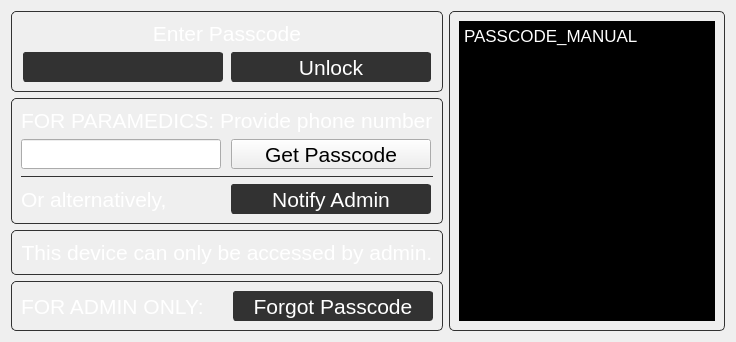
      <widget class="QWidget" name="passcodePage">
       <layout class="QGridLayout" name="gridLayout_16" columnstretch="0,0">
        <item row="1" column="0" rowspan="3">
         <layout class="QVBoxLayout" name="verticalLayout_2">
          <item>
           <widget class="QFrame" name="paramedic_frame">
            <property name="styleSheet">
             <string notr="true">QWidget#paramedic_frame{border-radius: 5px;border-color:rgb(50,50,50);border-width: 1px;border-style: solid;}</string>
            </property>
            <property name="frameShape">
             <enum>QFrame::StyledPanel</enum>
            </property>
            <property name="frameShadow">
             <enum>QFrame::Raised</enum>
            </property>
            <layout class="QGridLayout" name="gridLayout_18">
             <item row="3" column="1">
              <widget class="QPushButton" name="notify_admin_button">
               <property name="minimumSize">
                <size>
                 <width>200</width>
                 <height>30</height>
                </size>
               </property>
               <property name="maximumSize">
                <size>
                 <width>200</width>
                 <height>30</height>
                </size>
               </property>
               <property name="font">
                <font>
                 <pointsize>16</pointsize>
                </font>
               </property>
               <property name="styleSheet">
                <string notr="true">color: white; background-color: rgb(50,50,50); border-radius:3px;border-color: rgb(50,50,50);border-width: 1px;border-style: solid;
</string>
               </property>
               <property name="text">
                <string>Notify Admin</string>
               </property>
              </widget>
             </item>
             <item row="1" column="0">
              <widget class="QLineEdit" name="paramedic_phone_number_lineedit">
               <property name="minimumSize">
                <size>
                 <width>200</width>
                 <height>30</height>
                </size>
               </property>
               <property name="maximumSize">
                <size>
                 <width>200</width>
                 <height>30</height>
                </size>
               </property>
               <property name="font">
                <font>
                 <pointsize>16</pointsize>
                </font>
               </property>
               <property name="styleSheet">
                <string notr="true">color: white; background-color: rgb(50,50,50); border-radius:3px;border-color: rgb(50,50,50);border-width: 1px;border-style: solid; </string>
               </property>
              </widget>
             </item>
             <item row="0" column="0" colspan="2">
              <widget class="QLabel" name="paramedicsLabel">
               <property name="font">
                <font>
                 <pointsize>16</pointsize>
                </font>
               </property>
               <property name="styleSheet">
                <string notr="true">color:white</string>
               </property>
               <property name="text">
                <string>FOR PARAMEDICS: Provide phone number</string>
               </property>
              </widget>
             </item>
             <item row="1" column="1">
              <widget class="QPushButton" name="get_passcode_button">
               <property name="minimumSize">
                <size>
                 <width>200</width>
                 <height>30</height>
                </size>
               </property>
               <property name="maximumSize">
                <size>
                 <width>200</width>
                 <height>30</height>
                </size>
               </property>
               <property name="font">
                <font>
                 <pointsize>16</pointsize>
                </font>
               </property>
               <property name="styleSheet">
                <string notr="true">color: white; background-color: rgb(50,50,50); border-radius:3px;border-color: rgb(50,50,50);border-width: 1px;border-style: solid; </string>
               </property>
               <property name="text">
                <string>Get Passcode</string>
               </property>
              </widget>
             </item>
             <item row="2" column="0" colspan="2">
              <widget class="Line" name="line_4">
               <property name="styleSheet">
                <string notr="true">color:rgb(50,50,50)</string>
               </property>
               <property name="frameShadow">
                <enum>QFrame::Plain</enum>
               </property>
               <property name="orientation">
                <enum>Qt::Horizontal</enum>
               </property>
              </widget>
             </item>
             <item row="3" column="0">
              <widget class="QLabel" name="label_14">
               <property name="font">
                <font>
                 <pointsize>16</pointsize>
                </font>
               </property>
               <property name="styleSheet">
                <string notr="true">color:white</string>
               </property>
               <property name="text">
                <string>Or alternatively,</string>
               </property>
              </widget>
             </item>
            </layout>
           </widget>
          </item>
          <item>
           <widget class="QFrame" name="admin_only_frame">
            <property name="styleSheet">
             <string notr="true">.QFrame{border-radius: 5px;border-color:rgb(50,50,50);border-width: 1px;border-style: solid;}</string>
            </property>
            <property name="frameShape">
             <enum>QFrame::StyledPanel</enum>
            </property>
            <property name="frameShadow">
             <enum>QFrame::Raised</enum>
            </property>
            <layout class="QGridLayout" name="gridLayout_22">
             <item row="0" column="0">
              <widget class="QLabel" name="label_26">
               <property name="font">
                <font>
                 <pointsize>16</pointsize>
                </font>
               </property>
               <property name="styleSheet">
                <string notr="true">color:white</string>
               </property>
               <property name="text">
                <string>This device can only be accessed by admin.</string>
               </property>
               <property name="alignment">
                <set>Qt::AlignCenter</set>
               </property>
              </widget>
             </item>
            </layout>
           </widget>
          </item>
          <item>
           <widget class="QFrame" name="frame_6">
            <property name="styleSheet">
             <string notr="true">.QFrame{border-radius: 5px;border-color:rgb(50,50,50);border-width: 1px;border-style: solid;}</string>
            </property>
            <property name="frameShape">
             <enum>QFrame::StyledPanel</enum>
            </property>
            <property name="frameShadow">
             <enum>QFrame::Raised</enum>
            </property>
            <layout class="QHBoxLayout" name="horizontalLayout_9">
             <item>
              <widget class="QLabel" name="label_10">
               <property name="font">
                <font>
                 <pointsize>16</pointsize>
                </font>
               </property>
               <property name="styleSheet">
                <string notr="true">color:white</string>
               </property>
               <property name="text">
                <string>FOR ADMIN ONLY:</string>
               </property>
               <property name="buddy">
                <cstring>forgotPasswordPushButton</cstring>
               </property>
              </widget>
             </item>
             <item>
              <widget class="QPushButton" name="forgotPasswordPushButton">
               <property name="minimumSize">
                <size>
                 <width>200</width>
                 <height>30</height>
                </size>
               </property>
               <property name="maximumSize">
                <size>
                 <width>200</width>
                 <height>30</height>
                </size>
               </property>
               <property name="font">
                <font>
                 <pointsize>16</pointsize>
                </font>
               </property>
               <property name="styleSheet">
                <string notr="true">color: white; background-color: rgb(50,50,50); border-radius:3px;border-color: rgb(50,50,50);border-width: 1px;border-style: solid;
</string>
               </property>
               <property name="text">
                <string>Forgot Passcode</string>
               </property>
              </widget>
             </item>
            </layout>
           </widget>
          </item>
         </layout>
        </item>
        <item row="0" column="0">
         <widget class="QFrame" name="frame_3">
          <property name="autoFillBackground">
           <bool>false</bool>
          </property>
          <property name="styleSheet">
           <string notr="true">.QFrame{border-radius: 5px;border-color:rgb(50,50,50);border-width: 1px;border-style: solid;}</string>
          </property>
          <property name="frameShape">
           <enum>QFrame::StyledPanel</enum>
          </property>
          <property name="frameShadow">
           <enum>QFrame::Raised</enum>
          </property>
          <layout class="QGridLayout" name="gridLayout_19">
           <item row="2" column="1">
            <widget class="QPushButton" name="passcodeEnterPushButton">
             <property name="sizePolicy">
              <sizepolicy hsizetype="Preferred" vsizetype="Preferred">
               <horstretch>0</horstretch>
               <verstretch>0</verstretch>
              </sizepolicy>
             </property>
             <property name="minimumSize">
              <size>
               <width>200</width>
               <height>30</height>
              </size>
             </property>
             <property name="maximumSize">
              <size>
               <width>200</width>
               <height>30</height>
              </size>
             </property>
             <property name="font">
              <font>
               <pointsize>16</pointsize>
               <bold>false</bold>
              </font>
             </property>
             <property name="styleSheet">
              <string notr="true">color: white; background-color: rgb(50,50,50); border-radius:3px;border-color: rgb(50,50,50);border-width: 1px;border-style: solid;
</string>
             </property>
             <property name="text">
              <string>Unlock</string>
             </property>
            </widget>
           </item>
           <item row="2" column="0">
            <widget class="QLineEdit" name="passcodeEnterLineEdit">
             <property name="sizePolicy">
              <sizepolicy hsizetype="Preferred" vsizetype="Preferred">
               <horstretch>0</horstretch>
               <verstretch>0</verstretch>
              </sizepolicy>
             </property>
             <property name="minimumSize">
              <size>
               <width>200</width>
               <height>30</height>
              </size>
             </property>
             <property name="maximumSize">
              <size>
               <width>200</width>
               <height>30</height>
              </size>
             </property>
             <property name="font">
              <font>
               <pointsize>16</pointsize>
              </font>
             </property>
             <property name="styleSheet">
              <string notr="true">color: white; background-color: rgb(50,50,50); border-radius:3px;border-color: rgb(50,50,50);border-width: 1px;border-style: solid;
</string>
             </property>
             <property name="text">
              <string/>
             </property>
             <property name="echoMode">
              <enum>QLineEdit::Password</enum>
             </property>
             <property name="alignment">
              <set>Qt::AlignCenter</set>
             </property>
            </widget>
           </item>
           <item row="0" column="0" colspan="2">
            <widget class="QLabel" name="passcodeEnterLabel">
             <property name="font">
              <font>
               <pointsize>16</pointsize>
              </font>
             </property>
             <property name="styleSheet">
              <string notr="true">color:white</string>
             </property>
             <property name="text">
              <string>Enter Passcode</string>
             </property>
             <property name="alignment">
              <set>Qt::AlignCenter</set>
             </property>
            </widget>
           </item>
          </layout>
         </widget>
        </item>
        <item row="0" column="1" rowspan="4">
         <widget class="QFrame" name="frame_7">
          <property name="styleSheet">
           <string notr="true">.QFrame{border-radius: 5px;border-color:rgb(50,50,50);border-width: 1px;border-style: solid;}</string>
          </property>
          <property name="frameShape">
           <enum>QFrame::StyledPanel</enum>
          </property>
          <property name="frameShadow">
           <enum>QFrame::Raised</enum>
          </property>
          <layout class="QGridLayout" name="gridLayout_17">
           <item row="0" column="0">
            <widget class="QTextEdit" name="passcodeManual">
             <property name="styleSheet">
              <string notr="true">QScrollBar {
        background: rgb(50,50,50);
        border-radius: 3px;
        border-color:rgb(50,50,50);
        width:10
    }
QScrollBar::handle:vertical
    {
        background-color: rgb(65,65,65);
        border-radius: 3px;
    }
QScrollBar::add-line:vertical {
      border: none;
      background: none;
}

QScrollBar::sub-line:vertical {
      border: none;
      background: none;
}QTextEdit {
	background-color: black;
	color: white;
}</string>
             </property>
             <property name="html">
              <string>&lt;!DOCTYPE HTML PUBLIC &quot;-//W3C//DTD HTML 4.0//EN&quot; &quot;http://www.w3.org/TR/REC-html40/strict.dtd&quot;&gt;
&lt;html&gt;&lt;head&gt;&lt;meta name=&quot;qrichtext&quot; content=&quot;1&quot; /&gt;&lt;meta charset=&quot;utf-8&quot; /&gt;&lt;style type=&quot;text/css&quot;&gt;
p, li { white-space: pre-wrap; }
hr { height: 1px; border-width: 0; }
li.unchecked::marker { content: &quot;\2610&quot;; }
li.checked::marker { content: &quot;\2612&quot;; }
&lt;/style&gt;&lt;/head&gt;&lt;body style=&quot; font-family:'.AppleSystemUIFont'; font-size:13pt; font-weight:400; font-style:normal;&quot;&gt;
&lt;p style=&quot; margin-top:0px; margin-bottom:0px; margin-left:0px; margin-right:0px; -qt-block-indent:0; text-indent:0px;&quot;&gt;PASSCODE_MANUAL&lt;/p&gt;&lt;/body&gt;&lt;/html&gt;</string>
             </property>
             <property name="textInteractionFlags">
              <set>Qt::NoTextInteraction</set>
             </property>
            </widget>
           </item>
          </layout>
         </widget>
        </item>
       </layout>
      </widget>
